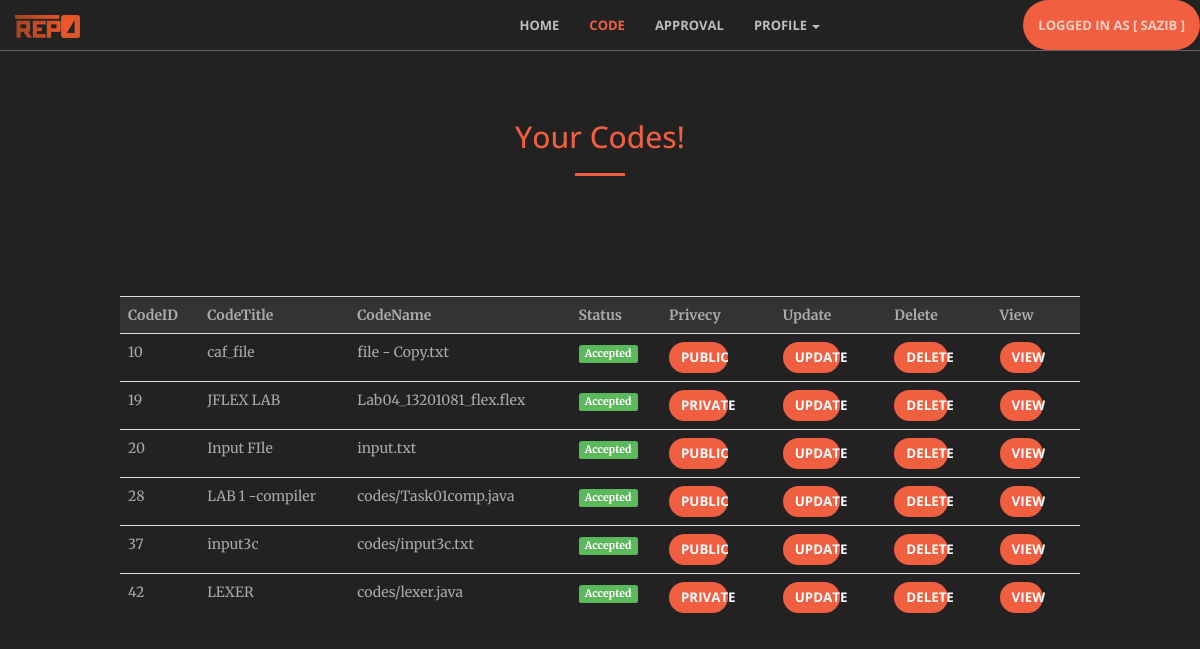
The page /code.php (signed in) on the database its author committed.
### tables this page shows
CREATE TABLE `usercodes` (
  `codeID` int(11) NOT NULL,
  `codeName` varchar(255) NOT NULL,
  `userName` varchar(15) NOT NULL,
  `codeTitle` varchar(150) NOT NULL,
  `userCodeLink` varchar(255) DEFAULT NULL,
  `userAccess` int(3) DEFAULT NULL,
  `userAdminApproval` int(3) DEFAULT NULL
);

### code.php (the view, shortened to what this page needs)
<?php include('connection.php');
?>
<!DOCTYPE html>
<html lang="en">
<head>
    <link rel="stylesheet" href="css/bootstrap.min.css" type="text/css">
    <link rel="stylesheet" href="font-awesome/css/font-awesome.min.css" type="text/css">
    <link rel="stylesheet" href="css/magnific-popup.css" type="text/css">
    <link rel="stylesheet" href="css/creative.css" type="text/css">
    <link href="//netdna.bootstrapcdn.com/font-awesome/4.0.3/css/font-awesome.min.css" rel="stylesheet" type="text/css" />
</head>
<body style="background-color: #222222;"  id="page-top">
    <nav id="mainNav" class="navbar navbar-default navbar-fixed-top">
        <div class="container-fluid">
            <div class="navbar-header">
                <a class="navbar-brand" href="#">
        <img alt="Brand" src="img/logo.png" width="65px"> </img>
      </a>
            </div>
            <div>
      <ul class = "nav navbar-nav" style="Margin:0 0 0 35%">
         <li ><a href = "home.php">HOME</a></li>
         <li class = "active"><a href = "code.php">CODE</a></li>
           <?php  if($_SESSION['userType']==1) { ?>
           <li><a href = "approve.php">APPROVAL</a></li>
        <?php } ?>
         <li class = "dropdown">
            <a href = "#" class = "dropdown-toggle" data-toggle = "dropdown">
               PROFILE
               <b class = "caret"></b>
            </a>
         </li>
      </ul>
   </div>
            <div class="collapse navbar-collapse" id="bs-example-navbar-collapse-1">
                <ul class="nav navbar-nav navbar-right">
          <li >
            <a href="logout.php" class="btn btn-primary btn-xl page-scroll"> <?php
            if (isset($_SESSION['username'])) {
            echo  "Logged in AS [ " . $_SESSION["username"] . " ]";
        }else {
        echo "LOGIN";
    }
    ?></a>
          </li>
        </div>
    </nav>
         <div style="Margin: 10%" >
          <h2 class="section-heading" style="text-align: center; color: #f05f40;  font-style: bold;"> Your Codes!</h2>
                    <hr class="primary">
        </div>
        <div style = "Margin: 10%; color: #aaaaaa;">
<?php
$username= $_SESSION["username"];
$qrrr=  "SELECT * FROM `usercodes` WHERE `userName`='$username';";
$queryy = mysqli_query( $conn, $qrrr);
?>
<table class="table table-hover">
  <tr style="background-color: #333333;">
    <th>CodeID</th><th>CodeTitle</th><th>CodeName</th><th>Status</th><th>Privecy</th><th>Update</th><th>Delete</th><th>View</th>
  </tr>
  <?php while ($row = mysqli_fetch_array ($queryy)) { ?>
  <?php
$status="";
if($row['userAdminApproval'] == 0 ){
 $status="waiting";
  }else if($row['userAdminApproval'] == 1){
  $status= "accepted";
 }else {
  $status="Rejected";
} ?>
  <tr><td><?php echo $row['codeID']; ?></td>
  <td><?php echo $row['codeTitle']; ?></td>
  <td><?php echo $row['codeName']; ?></td>
  <td><?php
   if($status == "waiting") {
    ?> <span class="label label-warning"><?php echo "Waiting"; ?></span> <?php
}else if($status == "accepted") {
?><span class="label label-success"><?php echo "Accepted"; ?></span> <?php
}else {
  ?> <span class="label label-danger"><?php echo "Rejected"; ?></span><?php
}
?></td>
  <td><form method="post" action="userPrivecyChange.php?id=<?php echo $row['codeID']; ?>"><button style="width: 60%; font-size: 10pt;" class="btn btn-lm btn-primary btn-block" name="submit" type="submit"><?php $userAcc= $row['userAccess'];if($userAcc == 0) {echo "PRIVATE"; } else {echo "PUBLIC";} ?></button></form></td>
  <td><form method="post" action="updateUserCode.php?id=<?php echo $row['codeID']; ?>"><button style="width: 60%; font-size: 10pt;" class="btn btn-lmlm btn-primary btn-block" name="submit" type="submit">Update</button></form></td>
  <td><form method="post" action="userCodeDelete.php?id=<?php echo $row['codeID']; ?>"><button style="width: 60%; font-size: 10pt;" class="btn btn-lm btn-primary btn-block" name="submit" type="submit">Delete</button></form></td>
<td><form method="post" action="showCode.php?id=<?php echo $row['codeID']; ?>"><button style="width: 60%; font-size: 10pt;" class="btn btn-lm btn-primary btn-block" name="submit" type="submit">View</button></form></td>
 </tr>
  <?php } ?>
</table>
        </div>
</body>
</html>

### css/creative.css (style rules this page uses)
html, body { height: 100%; width: 100%; }
body { font-family: 'Merriweather', 'Helvetica Neue', Arial, sans-serif; }
hr { border-color: #f05f40; border-width: 3px; max-width: 50px; }
a { -webkit-transition: all 0.35s; -moz-transition: all 0.35s; transition: all 0.35s; color: #f05f40; }
h1, h2, h3, h4, h5, h6 { font-family: 'Open Sans', 'Helvetica Neue', Arial, sans-serif; }
.navbar-default { background-color: white; border-color: rgba(34, 34, 34, 0.05); font-family: 'Open Sans', 'Helvetica Neue', Arial, sans-serif; -webkit-transition: all 0.35s; -moz-transition: all 0.35s; transition: all 0.35s; }
.navbar-default .navbar-header .navbar-brand { color: #f05f40; font-family: 'Open Sans', 'Helvetica Neue', Arial, sans-serif; font-weight: 700; text-transform: uppercase; }
.navbar-default .nav > li > a, .navbar-default .nav > li > a:focus { text-transform: uppercase; font-weight: 700; font-size: 13px; color: #222222; }
.navbar-default .nav > li.active > a, .navbar-default .nav > li.active > a:focus { color: #f05f40 !important; background-color: transparent; }
@media (min-width: 768px) { .navbar-default { background-color: transparent; border-color: rgba(255, 255, 255, 0.3); } }
@media (min-width: 768px) { .navbar-default .navbar-header .navbar-brand { color: rgba(255, 255, 255, 0.7); } }
@media (min-width: 768px) { .navbar-default .nav > li > a, .navbar-default .nav > li > a:focus { color: rgba(255, 255, 255, 0.7); } }
.section-heading { margin-top: 0; }
.btn-primary { color: #ffffff; background-color: #f05f40; border-color: #f05f40; -webkit-transition: all 0.35s; -moz-transition: all 0.35s; transition: all 0.35s; }
.btn { font-family: 'Open Sans', 'Helvetica Neue', Arial, sans-serif; border: none; border-radius: 300px; font-weight: 700; text-transform: uppercase; }
.btn-xl { padding: 15px 30px; }
body { webkit-tap-highlight-color: #222222; }

### rows shown on the page
usercodes: codeID "10", codeTitle "caf_file", codeName "file - Copy.txt", userAdminApproval "Accepted", userAccess "PUBLIC"
usercodes: codeID "19", codeTitle "JFLEX LAB", codeName "Lab04_13201081_flex.flex", userAdminApproval "Accepted", userAccess "PRIVATE"
usercodes: codeID "20", codeTitle "Input FIle", codeName "input.txt", userAdminApproval "Accepted", userAccess "PUBLIC"
usercodes: codeID "28", codeTitle "LAB 1 -compiler", codeName "codes/Task01comp.java", userAdminApproval "Accepted", userAccess "PUBLIC"
usercodes: codeID "37", codeTitle "input3c", codeName "codes/input3c.txt", userAdminApproval "Accepted", userAccess "PUBLIC"
usercodes: codeID "42", codeTitle "LEXER", codeName "codes/lexer.java", userAdminApproval "Accepted", userAccess "PRIVATE"

### other values the page prints
$_SESSION["username"] "SAZIB"
